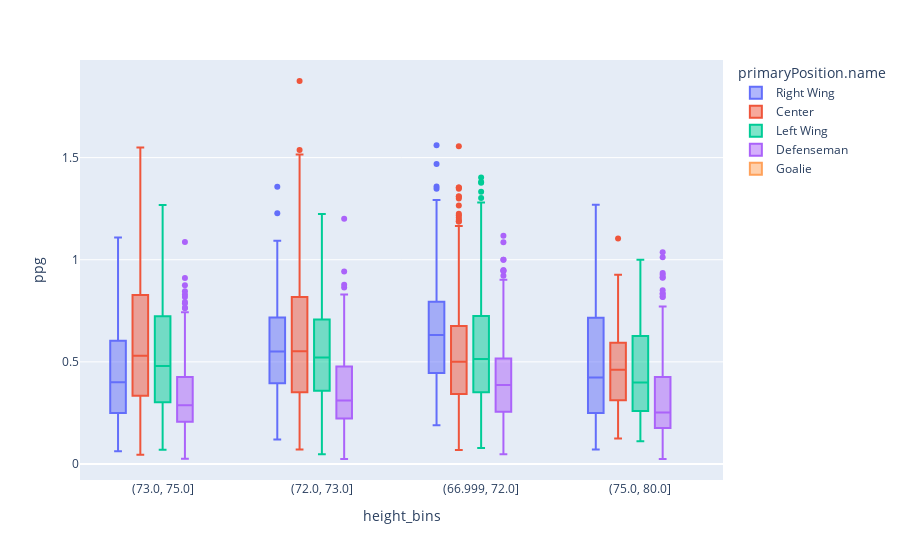

The notebook cell this image was saved under:
### Code cell
px.box(df_20, x='height_bins', y='ppg', color='primaryPosition.name')

### Figure 1 — Plotly figure (JSON) as saved in the notebook; plotly's stock layout.template omitted (floating-point values rounded to 4 significant figures; data arrays with more than 128 entries replaced by an {"elided": "..."} marker saying what was removed)
{"data": [{"alignmentgroup": "True", "hovertemplate": "primaryPosition.name=Right Wing<br>height_bins=%{x}<br>ppg=%{y}<extra></extra>", "legendgroup": "Right Wing", "marker": {"color": "#636efa"}, "name": "Right Wing", "notched": false, "offsetgroup": "Right Wing", "orientation": "v", "showlegend": true, "type": "box", "x": {"elided": "548 str values"}, "x0": " ", "xaxis": "x", "y": {"elided": "548 float values"}, "y0": " ", "yaxis": "y"}, {"alignmentgroup": "True", "hovertemplate": "primaryPosition.name=Center<br>height_bins=%{x}<br>ppg=%{y}<extra></extra>", "legendgroup": "Center", "marker": {"color": "#EF553B"}, "name": "Center", "notched": false, "offsetgroup": "Center", "orientation": "v", "showlegend": true, "type": "box", "x": {"elided": "1132 str values"}, "x0": " ", "xaxis": "x", "y": {"elided": "1132 float values"}, "y0": " ", "yaxis": "y"}, {"alignmentgroup": "True", "hovertemplate": "primaryPosition.name=Left Wing<br>height_bins=%{x}<br>ppg=%{y}<extra></extra>", "legendgroup": "Left Wing", "marker": {"color": "#00cc96"}, "name": "Left Wing", "notched": false, "offsetgroup": "Left Wing", "orientation": "v", "showlegend": true, "type": "box", "x": {"elided": "662 str values"}, "x0": " ", "xaxis": "x", "y": {"elided": "662 float values"}, "y0": " ", "yaxis": "y"}, {"alignmentgroup": "True", "hovertemplate": "primaryPosition.name=Defenseman<br>height_bins=%{x}<br>ppg=%{y}<extra></extra>", "legendgroup": "Defenseman", "marker": {"color": "#ab63fa"}, "name": "Defenseman", "notched": false, "offsetgroup": "Defenseman", "orientation": "v", "showlegend": true, "type": "box", "x": {"elided": "1265 str values"}, "x0": " ", "xaxis": "x", "y": {"elided": "1265 float values"}, "y0": " ", "yaxis": "y"}, {"alignmentgroup": "True", "hovertemplate": "primaryPosition.name=Goalie<br>height_bins=%{x}<br>ppg=%{y}<extra></extra>", "legendgroup": "Goalie", "marker": {"color": "#FFA15A"}, "name": "Goalie", "notched": false, "offsetgroup": "Goalie", "orientation": "v", "showlegend": true, "type": "box", "x": {"elided": "288 str values"}, "x0": " ", "xaxis": "x", "y": {"elided": "288 null values"}, "y0": " ", "yaxis": "y"}], "layout": {"autosize": true, "boxmode": "group", "legend": {"title": {"text": "primaryPosition.name"}, "tracegroupgap": 0}, "margin": {"t": 60}, "xaxis": {"anchor": "y", "autorange": true, "domain": [0, 1], "range": [-0.5147, 3.515], "title": {"text": "height_bins"}, "type": "category"}, "yaxis": {"anchor": "x", "autorange": true, "domain": [0, 1], "range": [-0.07842, 1.978], "title": {"text": "ppg"}, "type": "linear"}}}
